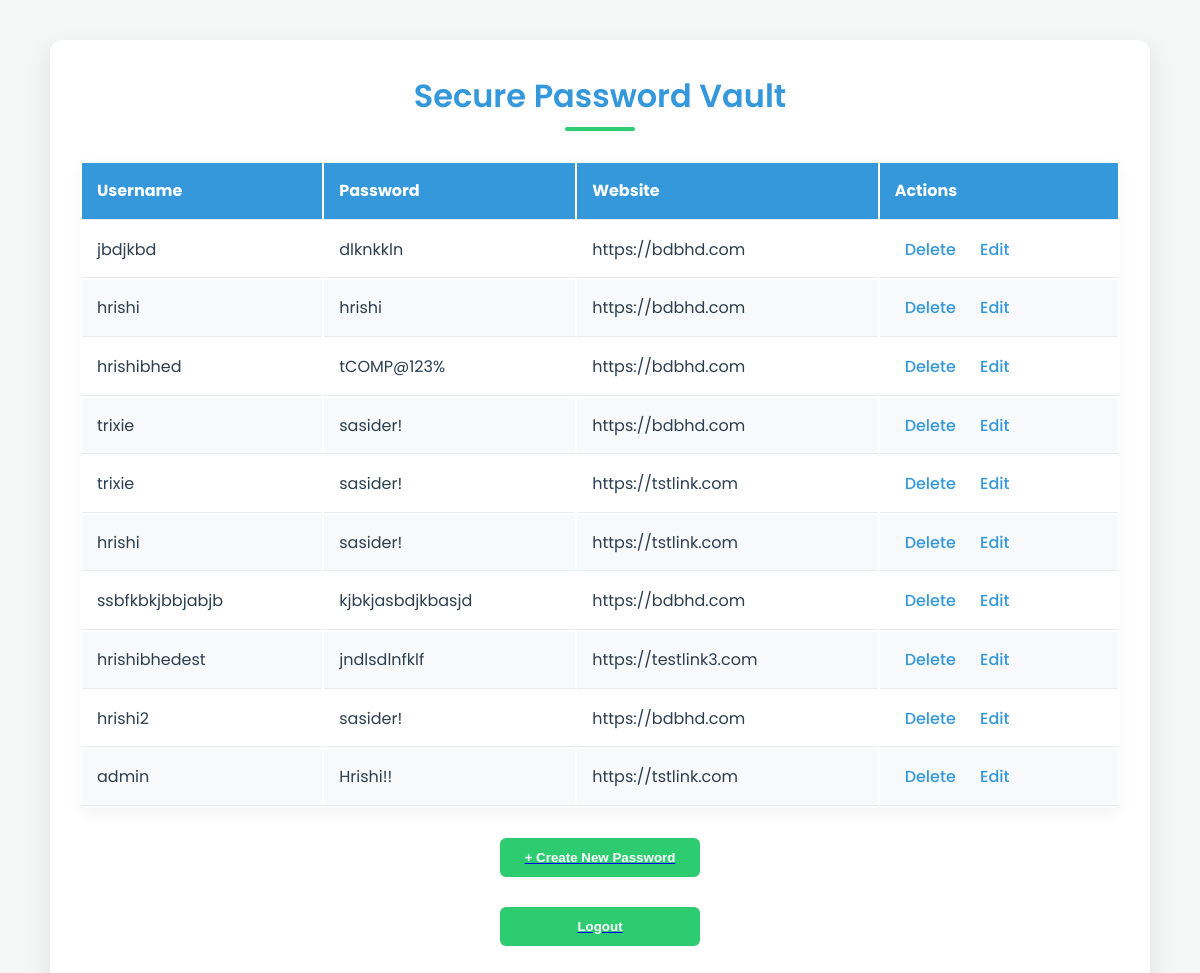
Page /view/ (signed in) on the earlier database version.
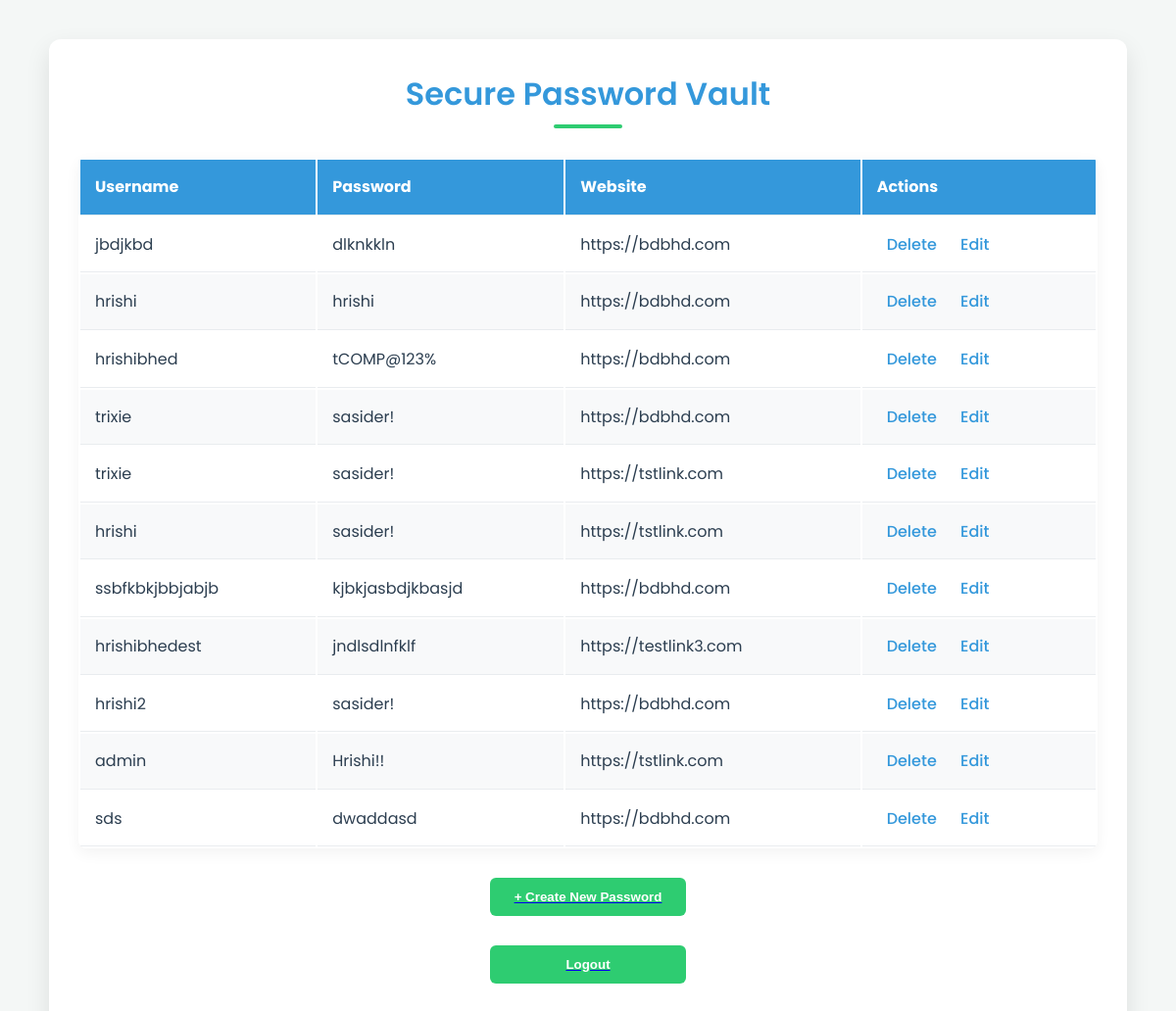
Same page on the later database version.
### PmApp/models.py (models this page shows, shortened)
class Passwd(models.Model):
    name=models.CharField(max_length=200)
    link=models.URLField()
    password=models.CharField(max_length=500)
    userid = models.ForeignKey(User, on_delete=models.CASCADE,default=None)

### PmApp/views.py (the view)
# urls.py: path('view/',views.view,name='view'),
@login_required(login_url='login')
def view(request):
    if request.user.is_authenticated:
        passwords=Passwd.objects.all()
        response = render(request,'view.html',{'passwords':passwords})
        return response

### templates/view.html (shortened to what this page needs)
<!DOCTYPE html>
<html lang="en">
<head>
</head>
<body>
    <div class="container">
        <h1>Secure Password Vault {{ visits }}</h1>
        <table class="password-table">
            <thead>
                <tr>
                    <th>Username</th>
                    <th>Password</th>
                    <th>Website</th>
                    <th>Actions</th>
                </tr>
            </thead>
            <tbody>
                {% for password in passwords %}
                <tr>
                    <td>{{ password.name }}</td>
                    <td>{{ password.password }}</td>
                    <td>{{ password.link }}</td>
                    <td class="action-links">
                        <a href="{% url 'delete' password.id %}">Delete</a>
                        <a href="{% url 'edit' password.id %}">Edit</a>
                    </td>
                </tr>
                {% endfor %}
            </tbody>
        </table>
        <a href="{% url 'add' %}">
            <button class="create-button">+ Create New Password</button>
        <a href="{% url 'logout' %}">
            <button class="create-button">Logout</button>
        </a>
    </div>
</body>
</html>

Differences in the rows shown:
added Passwd: name "sds", password "dwaddasd", link "https://bdbhd.com"
